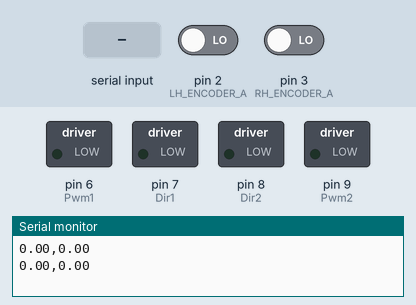
Recording of a sketch running on a simulated Arduino Uno, built with avr-gcc and run on an emulated ATmega328P. Parts: switched loads named in the sketch (green lamp = pin HIGH), the last lines printed to the serial monitor. The inputs (shaded band) are chosen by the test bench; at power-on: pin 2 (LH_ENCODER_A) LOW, pin 3 (RH_ENCODER_A) LOW.

Above: at 1.2 s.
1.3 s: "90,45\n" received over Serial
At 2.7 s:
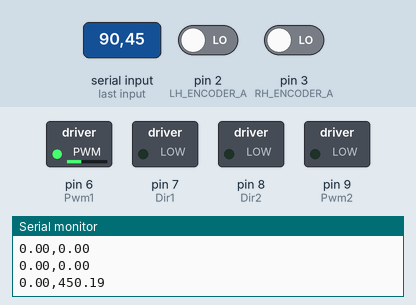
3.8 s: "30,150\n" received over Serial
At 5.9 s:
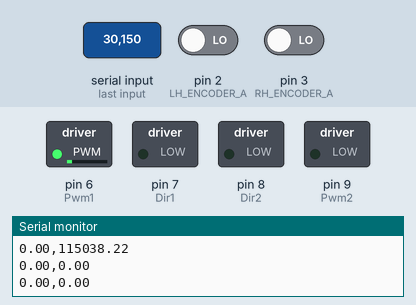
6.3 s: "200\n" received over Serial
At 7.7 s:
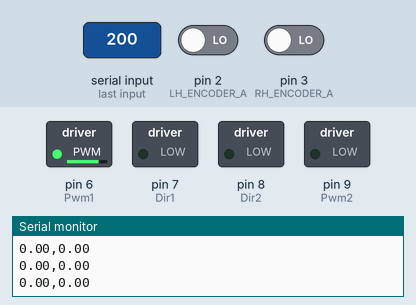
8.8 s: "90\n" received over Serial
At 10.7 s:
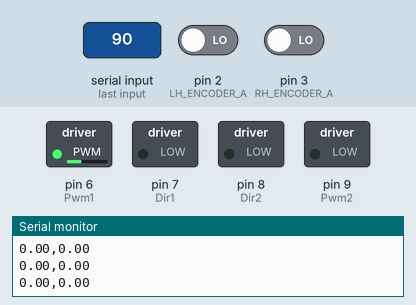
Timing chart, 0 to 12.2 s (numbered marks = the images above; inputs shaded):
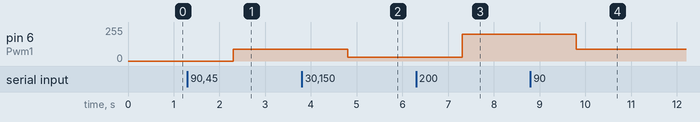

The sketch:

arduinodrive_withfeedback_test_2.ino
```cpp
#define RH_ENCODER_A 3
#define RH_ENCODER_B 5
#define LH_ENCODER_A 2
#define LH_ENCODER_B 4

#define Pwm1 6
#define Pwm2 9
#define Dir1 7
#define Dir2 8

long previousMillis = 0;
long currentMillis = 0;

// variables to store the number of encoder pulses
// for each motor
volatile unsigned long leftCount = 0;
volatile unsigned long rightCount = 0;

// encoder event for the interrupt call
void leftEncoderEvent() {
  if (digitalRead(LH_ENCODER_A) == HIGH) {
    if (digitalRead(LH_ENCODER_B) == LOW) {
      leftCount++;
    } else {
      leftCount--;
    }
  } else {
    if (digitalRead(LH_ENCODER_B) == LOW) {
      leftCount--;
    } else {
      leftCount++;
    }
  }
}

// encoder event for the interrupt call
void rightEncoderEvent() {
  if (digitalRead(RH_ENCODER_A) == HIGH) {
    if (digitalRead(RH_ENCODER_B) == LOW) {
      rightCount++;
    } else {
      rightCount--;
    }
  } else {
    if (digitalRead(RH_ENCODER_B) == LOW) {
      rightCount--;
    } else {
      rightCount++;
    }
  }
}

int data;
long unsigned int totaldata;
char dataL[4],dataR[4], dataD[4];
void setup() {
          Serial.begin(9600);
          pinMode(LH_ENCODER_A, INPUT);
          pinMode(LH_ENCODER_B, INPUT);
          pinMode(RH_ENCODER_A, INPUT);
          pinMode(RH_ENCODER_B, INPUT);
          previousMillis = millis();
  // initialize hardware interrupts
          attachInterrupt(0, leftEncoderEvent, RISING);
          attachInterrupt(1, rightEncoderEvent, RISING);
          pinMode(Pwm1,OUTPUT);
          pinMode(Pwm2,OUTPUT);
          pinMode(Dir1,OUTPUT);
          pinMode(Dir2,OUTPUT);
}
void loop() {
  if(Serial.available() > 0)
  {
    char buffer[] = {' ',' ',' ',' ',' ',' ',' ',' ',' ',' ',' ',' ',' ',' ',' ',' ',' ',' ',' '}; // Receive up to 1 bytes
                while (!Serial.available()); // Wait for characters
                Serial.readBytesUntil('\0', buffer, 19);
                  int x=0,i=0,j=0,y=0,val3=0,val4=0;
                  while(buffer[i]!=' ')
                 {
                   dataL[x]=buffer[i];
                   i++;
                   x++;
                 }
                   dataL[x]='\0';
                    i++;

                 while(buffer[i]!=' ')
                 {
                   dataR[j]=buffer[i];
                   i++;
                   j++;
                 }
                   dataR[j]='\0';
                   i++;
                 if(buffer[i]=='1')
                   val3=1;
                 i=i+2;
                 if(buffer[i]=='1')
                    val4=1;

                 int val1 = atoi(dataL);
                 int val2 = atoi(dataR);

                 //dataD=totaldata%1000;
                 //totaldata

                val1=(int(val1/10))*10;
                val2=(int(val2/10))*10;

                //Serial.print(val1);
                //Serial.print(",");
                //Serial.print(val2);
                //Serial.print("'");
                //Serial.print(val3);
                //Serial.print("'");
                //Serial.println(val4);
                analogWrite(Pwm1,val1);
                analogWrite(Pwm2,val2);
                digitalWrite(Dir1,val3);
                digitalWrite(Dir2,val4);
  }

  int interval = 500;
  currentMillis = millis();

  if(currentMillis - previousMillis > interval)
  {
    float lrpm = (leftCount/(696.5))*60*2;
    float rrpm = (rightCount/(696.5))*60*2;
    //Serial.print("lrpm : ");
    //char *sendbyte = itoa(lrpm) +
    Serial.print(lrpm);
    Serial.print(",");
    Serial.println(rrpm);

    //Serial.print("Right Count: ");
    //Serial.println(rightCount);
    //Serial.print("Left Count: ");
    //Serial.println(leftCount);
    rightCount = 0;
    leftCount = 0;
    //Serial.println();
    //delay(500);
    previousMillis = currentMillis;
  }


}
```

Measured:
- after the input at 1.3 s, pin 6 (Pwm1): 0/255 → 90/255 after 1.0 s
- after the input at 3.8 s, pin 6 (Pwm1): 90/255 → 30/255 after 1.0 s
- after the input at 6.3 s, pin 6 (Pwm1): 30/255 → 200/255 after 1.0 s
- after the input at 8.8 s, pin 6 (Pwm1): 200/255 → 90/255 after 1.0 s
